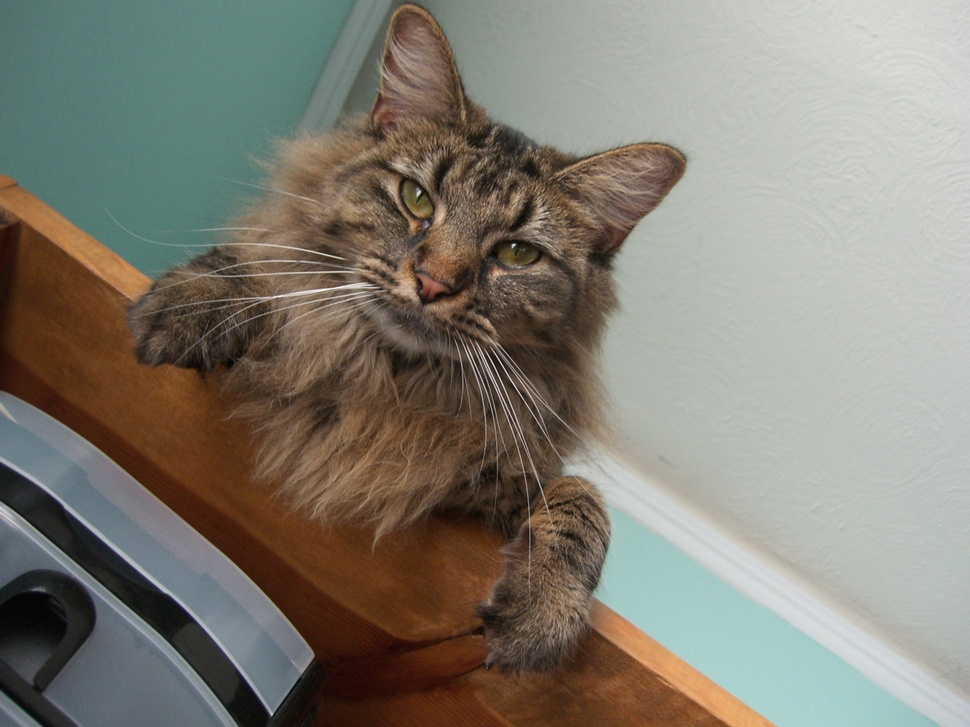
%> input picture fun-with-frequencies/hybrid/nutmeg.jpg, 970 x 727 px, shrunk from 1408 x 1056 before the run
$ octave sharpen_image.m   (GNU Octave 9; MATLAB toolbox functions it lacks are replaced by stand-ins)
%> lines starting %> are read from the running program, lines starting %| are printed output that depends on the picture
%% sharpen an image
%% alpha control how much sharpening is performed

im = double(imread('nutmeg.jpg'));
h = 7;
sigma = 1;
mid = (h + 1)/2;

filt = fspecial('gaussian', h, sigma);
delta_filt = zeros(h);
delta_filt(mid, mid) = 1;
alpha = 30;
beta = alpha - 1;


unsharp_mask = alpha * delta_filt - beta * filt;

sharp_im = imfilter(im, unsharp_mask, 'same', 'conv');
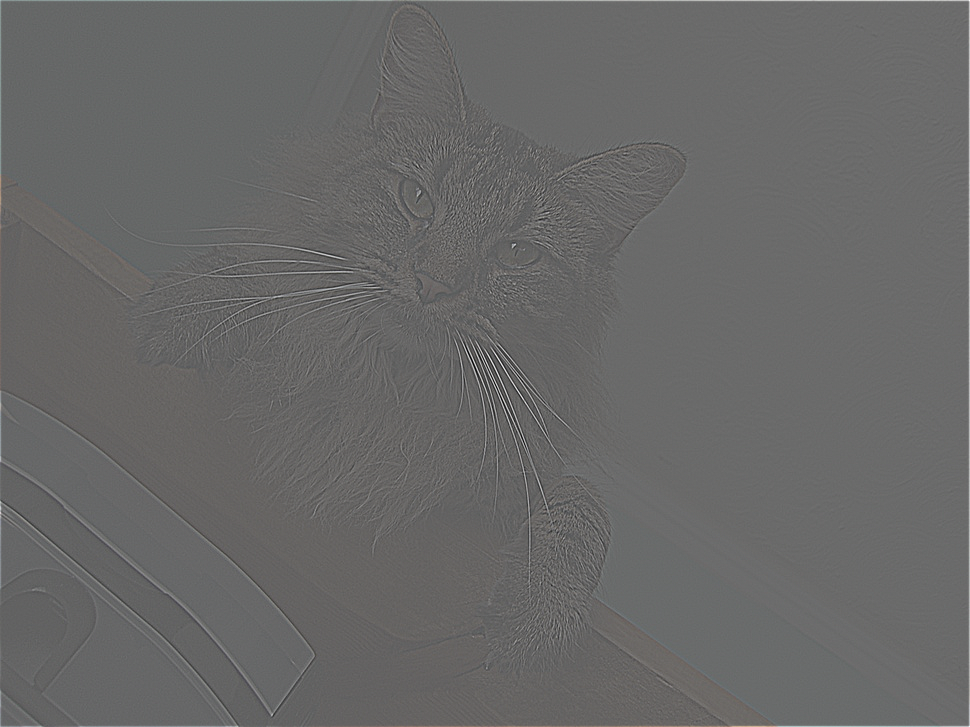
%> sharp_im: size 727x970x3 double; mean R, G, B 136.5, 132.5, 121.7; drawn with min black and max white

imshow(uint8(sharp_im));
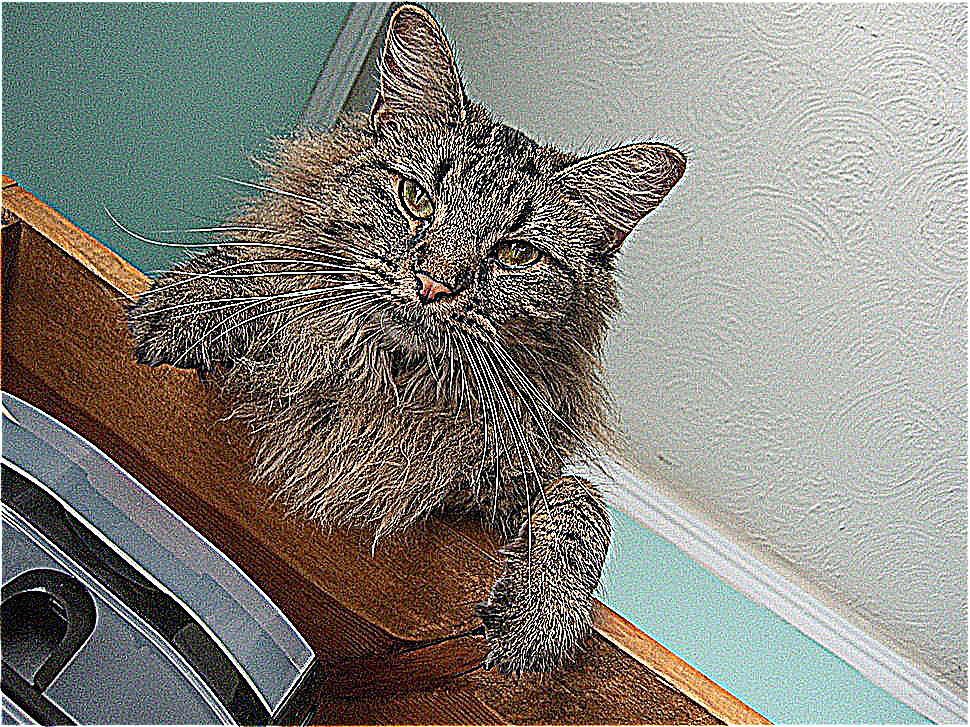
%> displayed picture: size 727x970x3, on the screen's scale of 0 to 255; mean R, G, B 133.2, 131.7, 124.1

$ run again, with fun-with-frequencies/hybrid/DerekPicture.jpg copied over fun-with-frequencies/hybrid/nutmeg.jpg
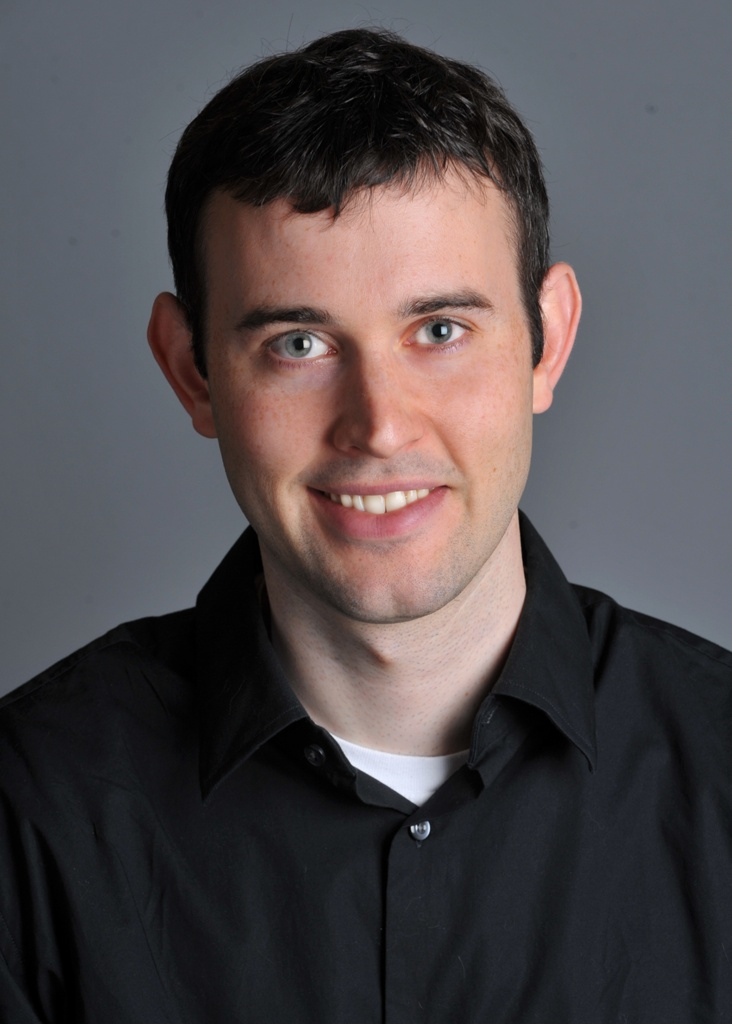
%> input picture fun-with-frequencies/hybrid/DerekPicture.jpg, 732 x 1024 px
%> `sharp_im = imfilter(im, unsharp_mask, 'same', 'conv');`:
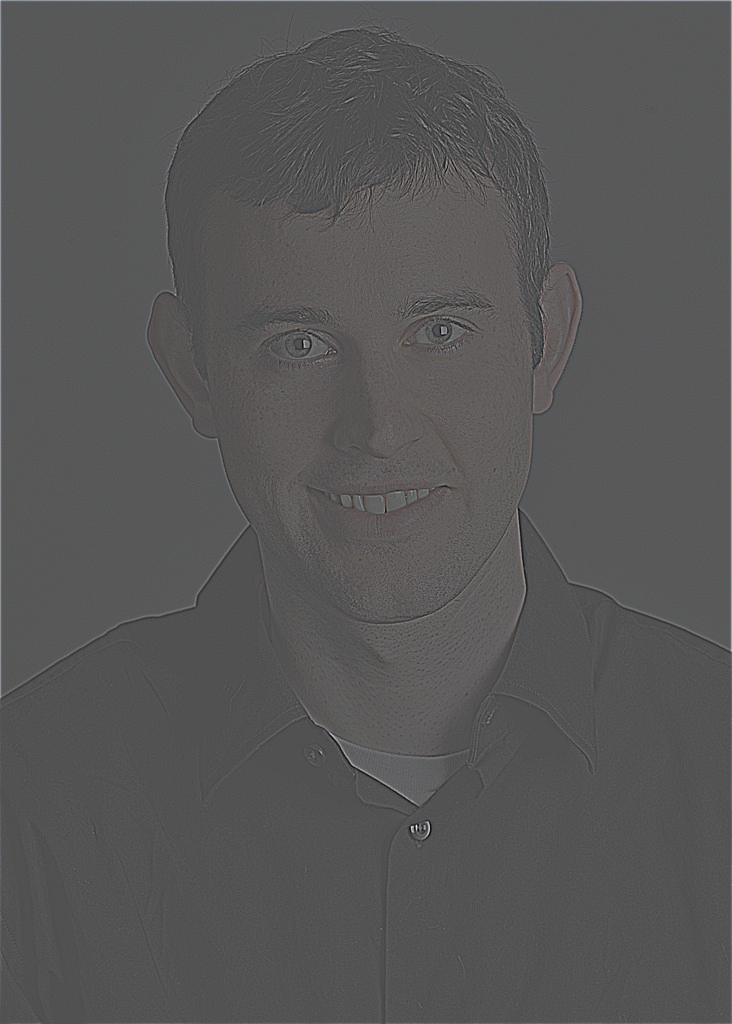
%> sharp_im: size 1024x732x3 double; mean R, G, B 83.8, 78, 80.7; drawn with min black and max white
%> `imshow(uint8(sharp_im));`:
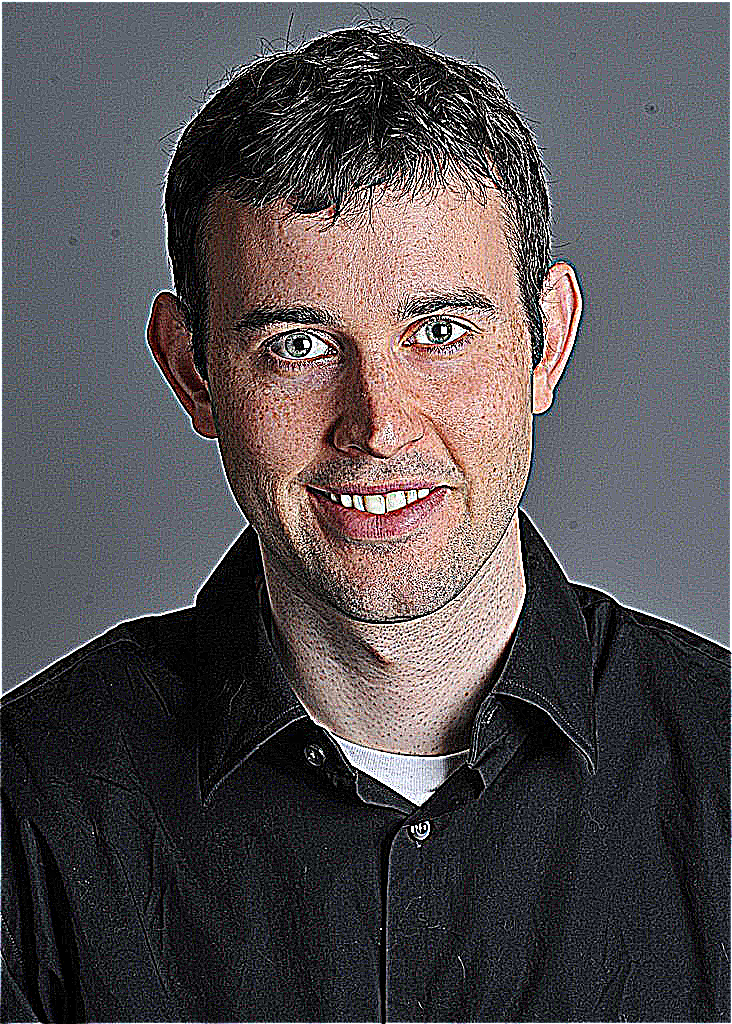
%> displayed picture: size 1024x732x3, on the screen's scale of 0 to 255; mean R, G, B 84.5, 80, 82.6
